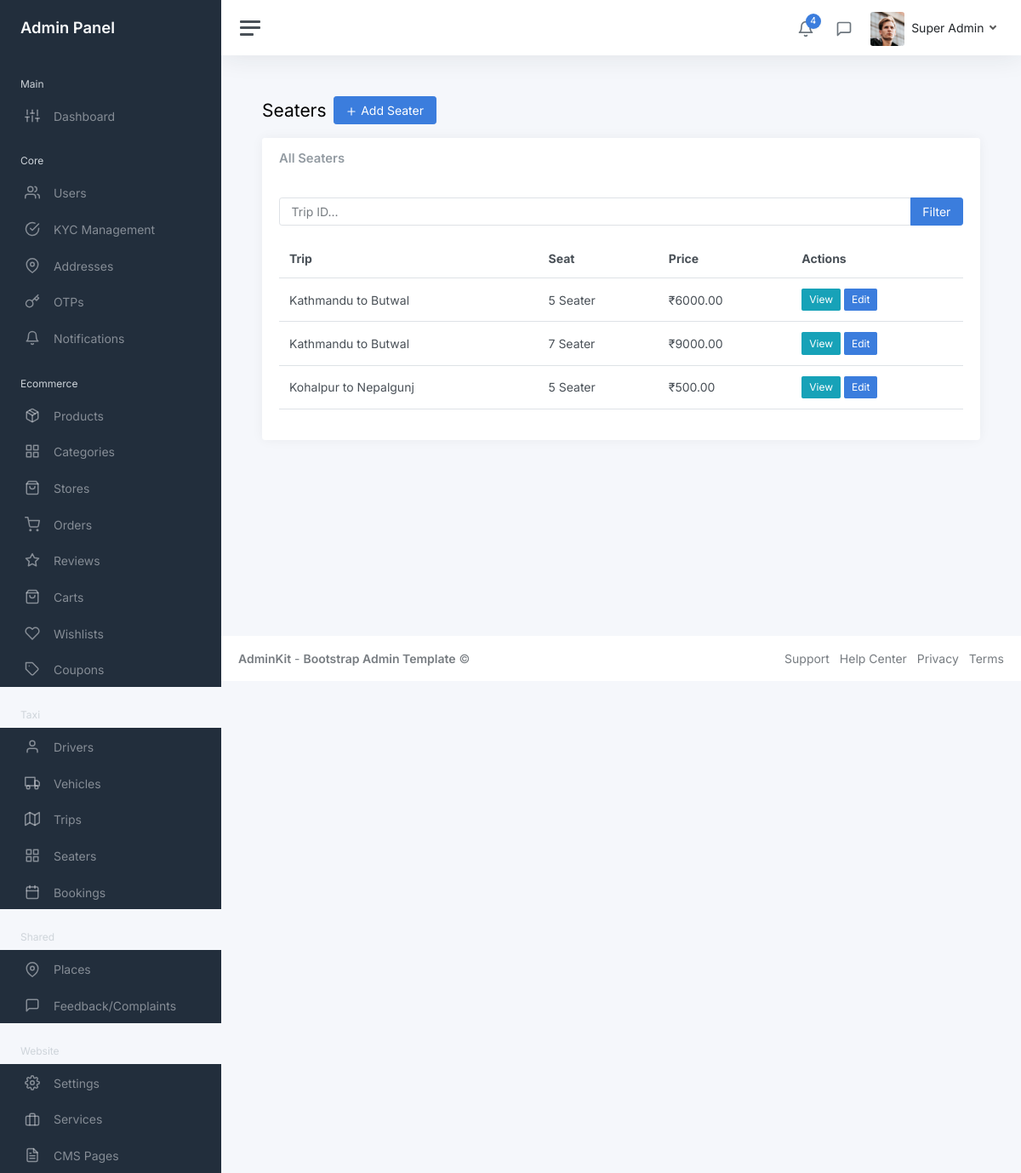
The page /myadmin/taxi/seaters/ (signed in) on the database its author committed.
### core/models.py (models this page shows, shortened)
class User(AbstractUser):
    COUNTRY_CODE_CHOICES = [
        ('+977', '+977'),
        ('+91', '+91'),
    ]
    COUNTRY_CHOICES = [
        ('Nepal', 'Nepal'),
        ('India', 'India'),
    ]
    phone = models.CharField(max_length=15, unique=True)
    name = models.CharField(max_length=100)
    email = models.EmailField(blank=True, null=True)
    country_code = models.CharField(max_length=5, choices=COUNTRY_CODE_CHOICES, default='+977')
    country = models.CharField(max_length=10, choices=COUNTRY_CHOICES, default='Nepal')
    fcm_token = models.CharField(max_length=255, blank=True, null=True)
    profile_picture = models.ImageField(upload_to='profile_pictures/', blank=True, null=True)
    national_id = models.CharField(max_length=50, blank=True, null=True, help_text='National ID number')
    national_id_document = models.ImageField(upload_to='kyc_documents/', blank=True, null=True, help_text='National ID document image')
    pan_no = models.CharField(max_length=20, blank=True, null=True, help_text='PAN (Permanent Account Number)')
    pan_document = models.ImageField(upload_to='kyc_documents/', blank=True, null=True, help_text='PAN document image')
    is_kyc_verified = models.BooleanField(default=False, help_text='Whether KYC has been verified by admin')
    kyc_submitted_at = models.DateTimeField(blank=True, null=True, help_text='When user submitted KYC information')
    kyc_verified_at = models.DateTimeField(blank=True, null=True, help_text='When KYC was verified by admin')
    kyc_rejected_at = models.DateTimeField(blank=True, null=True, help_text='When KYC was rejected by admin')
    kyc_rejection_reason = models.TextField(blank=True, null=True, help_text='Reason for KYC rejection')
    created_at = models.DateTimeField(auto_now_add=True)
    updated_at = models.DateTimeField(auto_now=True)
    first_name = None
    last_name = None
    objects = UserManager()
    USERNAME_FIELD = 'phone'
    REQUIRED_FIELDS = ['name']
    class Meta:
        ordering = ['-created_at']

### taxi/models.py (models this page shows, shortened)
class Seater(models.Model):
    seat = models.CharField(max_length=50)  # e.g., "Front Seat", "Back Seat", "Window Seat"
    price = models.DecimalField(max_digits=10, decimal_places=2, validators=[MinValueValidator(0)])
    trip = models.ForeignKey(Trip, on_delete=models.CASCADE, related_name='seaters')
    class Meta:
        ordering = ['trip', 'price']

class Trip(models.Model):
    from_place = models.ForeignKey(Place, on_delete=models.CASCADE, related_name='trips_from')
    to_place = models.ForeignKey(Place, on_delete=models.CASCADE, related_name='trips_to')
    def __str__(self):
        return f"{self.from_place.name} to {self.to_place.name}"
    class Meta:
        ordering = ['from_place__name', 'to_place__name']

### shared/models.py (models this page shows, shortened)
class Place(models.Model):
    name = models.CharField(max_length=200)
    class Meta:
        ordering = ['name']

### myadmin/views/taxi/seater_views.py (the view)
# urls.py: path('seaters/', seater_views.SeaterListView.as_view(), name='seater_list'),
class SeaterListView(StaffRequiredMixin, ListView):
    model = Seater
    template_name = 'admin/taxi/seater_list.html'
    context_object_name = 'seaters'
    paginate_by = 20
    def get_queryset(self):
        trip_id = self.request.GET.get('trip')
        queryset = Seater.objects.select_related('trip').order_by('trip', 'price')
        if trip_id:
            queryset = queryset.filter(trip_id=trip_id)
        return queryset
    def get_context_data(self, **kwargs):
        context = super().get_context_data(**kwargs)
        context['trip_id'] = self.request.GET.get('trip', '')
        return context

### myadmin/mixins.py (called while the page is built)
    def test_func(self):
        return self.request.user.is_staff

### myadmin/templates/admin/taxi/seater_list.html (shortened to what this page needs)
{% extends 'admin/layouts/base.html' %}
{% block content %}
<div class="container-fluid p-0">
    <div class="mb-3"><h1 class="h3 d-inline align-middle">Seaters</h1><a class="btn btn-primary ms-2" href="{% url 'myadmin:taxi:seater_create' %}"><i class="align-middle" data-feather="plus"></i> Add Seater</a></div>
    <div class="row"><div class="col-12"><div class="card"><div class="card-header"><h5 class="card-title mb-0">All Seaters</h5></div><div class="card-body">
        <form method="get" class="mb-3"><div class="input-group"><input type="text" class="form-control" name="trip" placeholder="Trip ID..." value="{{ trip_id }}"><button class="btn btn-primary" type="submit">Filter</button></div></form>
        <table class="table table-hover"><thead><tr><th>Trip</th><th>Seat</th><th>Price</th><th>Actions</th></tr></thead><tbody>
            {% for seater in seaters %}<tr><td>{{ seater.trip }}</td><td>{{ seater.seat }}</td><td>₹{{ seater.price }}</td><td><a href="{% url 'myadmin:taxi:seater_detail' seater.pk %}" class="btn btn-sm btn-info">View</a> <a href="{% url 'myadmin:taxi:seater_update' seater.pk %}" class="btn btn-sm btn-primary">Edit</a></td></tr>{% empty %}<tr><td colspan="4" class="text-center">No seaters found</td></tr>{% endfor %}
        </tbody></table>
    </div></div></div></div>
</div>
{% endblock %}

### templates/admin/layouts/header.html (shortened to what this page needs)
{% load static %}
<nav class="navbar navbar-expand navbar-light navbar-bg">
    <a class="sidebar-toggle js-sidebar-toggle"><i class="hamburger align-self-center"></i></a>
    <div class="navbar-collapse collapse">
      <ul class="navbar-nav navbar-align">
        <li class="nav-item dropdown">
          <a class="nav-icon dropdown-toggle" href="#" id="alertsDropdown" data-bs-toggle="dropdown">
            <div class="position-relative">
              <i class="align-middle" data-feather="bell"></i>
              <span class="indicator">4</span>
            </div>
          </a>
        </li>
        <li class="nav-item dropdown">
          <a class="nav-icon dropdown-toggle" href="#" id="messagesDropdown" data-bs-toggle="dropdown">
            <div class="position-relative">
              <i class="align-middle" data-feather="message-square"></i>
            </div>
          </a>
        </li>
        <li class="nav-item dropdown">
          <a class="nav-link dropdown-toggle d-none d-sm-inline-block" href="#" data-bs-toggle="dropdown">
            {% if user.profile_picture %}
              <img src="{{ user.profile_picture.url }}" class="avatar img-fluid rounded me-1" alt="{{ user.name }}" />
            {% else %}
              <img src="{% static 'myadmin/img/avatars/avatar.jpg' %}" class="avatar img-fluid rounded me-1" alt="{{ user.name }}" />
            {% endif %}
            <span class="text-dark">{{ user.name }}</span>
          </a>
        </li>
      </ul>
    </div>
  </nav>

### rows shown on the page
User: name "Super Admin"
Seater: trip "Kathmandu to Butwal", seat "5 Seater", price "6000.00"
Seater: trip "Kathmandu to Butwal", seat "7 Seater", price "9000.00"
Seater: trip "Kohalpur to Nepalgunj", seat "5 Seater", price "500.00"
